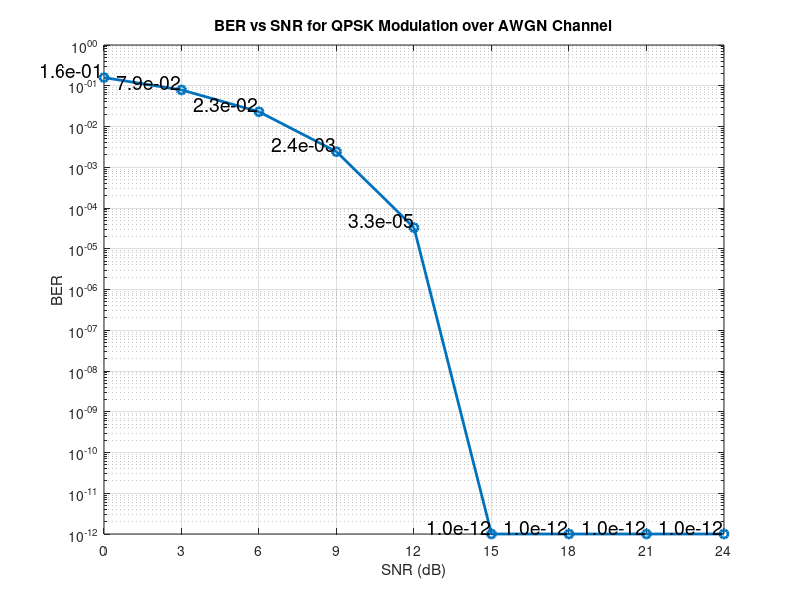

Here is the MATLAB script that generated this plot:
% Load the data from the file
data = load('ber_vs_snr.txt');

% Separate the columns into SNR and BER
SNR = data(:, 1);
BER = data(:, 2);

% Replace zero BER values with a very small value for plotting
BER(BER == 0) = 1e-12;

% Plot the BER versus SNR
figure;
semilogy(SNR, BER, 'o-', 'LineWidth', 2);
grid on;
xlabel('SNR (dB)');
ylabel('BER');
title('BER vs SNR for QPSK Modulation over AWGN Channel');

% Set x-axis limits to show SNR up to 24
xlim([min(SNR), 24]);

% Set x-axis ticks to be multiples of 3
xticks(0:3:24);

% Annotate each point with its BER value
for i = 1:length(SNR)
    text(SNR(i), BER(i), sprintf('%.1e', BER(i)), ...
        'VerticalAlignment', 'bottom', 'HorizontalAlignment', 'right', 'FontSize', 14);
end
